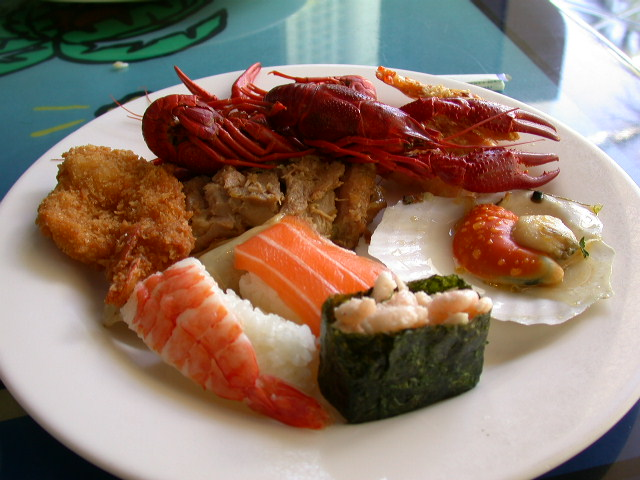
#> input picture 10-Segmentação2/imgs/sushi.jpg, 640 x 480 px, found by its file name; its folder holds 3 pictures in this run
$ python Kmeans.py
#> lines starting #> are read from the running program, lines starting #| are printed output that depends on the picture
#> in main, sushi is the input picture: PIL image 640x480 RGB; mean R, G, B 142.2, 120.1, 106.3
import datetime
import numpy as np
from PIL import Image
import numpy as np
import matplotlib.pyplot as plt
import scipy
import cv2
import math

def plot(img, edit, txt1, txt2):
    fig, ax = plt.subplots(nrows=1, ncols=2)
    ax[0].imshow(img, cmap='gray')
    ax[0].set_title(txt1)
    ax[1].imshow(edit, cmap='gray')
    ax[1].set_title(txt2)
    plt.show()

def salvar(imagem, nome):
    print("Desenha salvar a imagem? (s/N)")
    entrada = input()
    if entrada == "s":
        time = datetime.datetime.now().strftime("%Y-%m-%d")
        imagem.save(f'imgs/{nome}{time}.png')

def kmeans(imagem, k=8):
#> called with k = 8
    imagem = np.array(imagem)
    copia = imagem.copy()

    Z = np.float32(imagem.reshape((-1,3)))

    criteria = (cv2.TERM_CRITERIA_EPS + cv2.TERM_CRITERIA_MAX_ITER, 100, 0.2)

    ret,label,center=cv2.kmeans(Z,k,None,criteria,10,cv2.KMEANS_RANDOM_CENTERS)
#> ret = 325755614.3; center = [[221, 215.3, 215.5], [29.98, 23.21, 13.74], [192.8, 182.9, 173.4], [63.82, 95.44, 94.21], [172, 128.4, 96.84], [91.7, 139.1, 150.1], [155.5, 81.14, 37.07], [104.1, 35.08, 9.79]]

    center = np.uint8(center)
#> center = [[220, 215, 215], [29, 23, 13], [192, 182, 173], [63, 95, 94], [171, 128, 96], [91, 139, 150], [155, 81, 37], [104, 35, 9]]
    res = center[label.flatten()]
    res2 = res.reshape((imagem.shape))
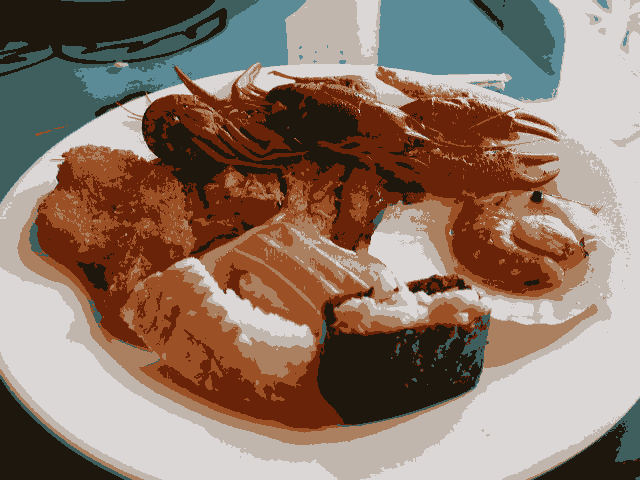
#> res2: shape (480, 640, 3); mean R, G, B 141.5, 119.8, 105.8

    cores = np.array((
        [0, 0, 255],
        [0, 255, 0],
        [255, 0, 0],
        [0, 255, 255],
        [255, 0, 255],
        [255, 255, 0],
        [0, 0, 0],
        [255, 255, 255]
    )
    , dtype=float)

    res = cores[label.flatten()]
    res3 = res.reshape((imagem.shape))
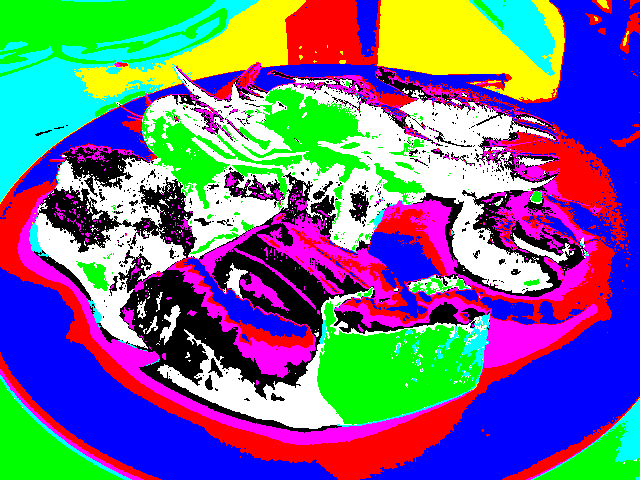
#> res3: shape (480, 640, 3) float64; mean R, G, B 112.9, 108.3, 142.7

    return res2, res3


def main():
    sushi = Image.open('10-Segmentação2/imgs/sushi.jpg')

    a, b = kmeans(sushi, 8)
    plot(sushi, a, "Original", "Kmeans")
#> in plot, `plt.show()`:
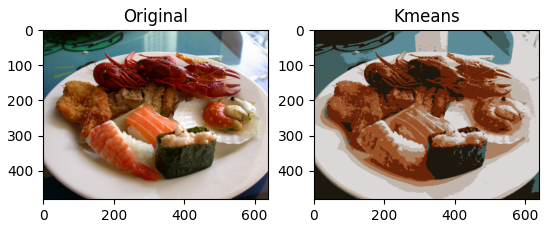
#> figure drawn by matplotlib, 2 panels
    plot(sushi, b, "Original", "Kmeans")
#> call 2 of plot, with txt1 = 'Original', txt2 = 'Kmeans'
#> in plot (call 2), `plt.show()`:
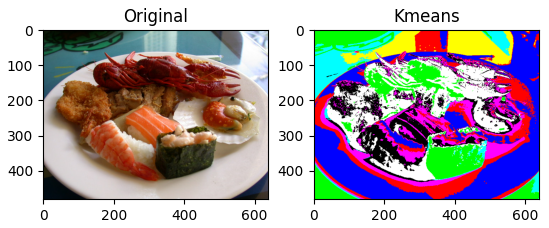
#> figure drawn by matplotlib, 2 panels

if __name__ == "__main__":
    main()
